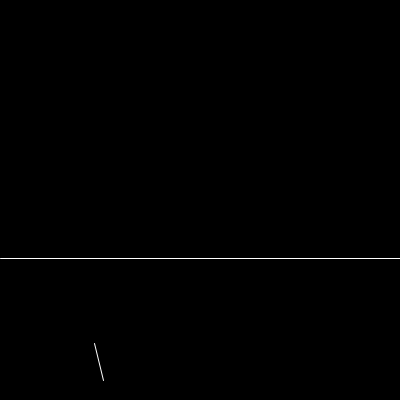
Frame 1 (no input)
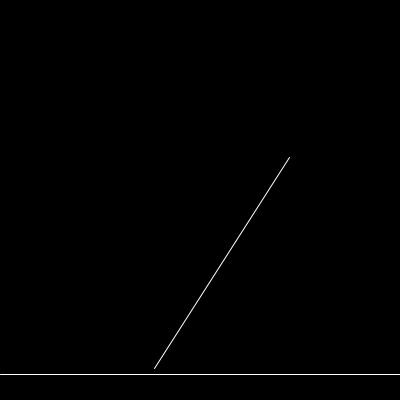
Frame 60 (the mouse pressed at the canvas centre just before this capture)
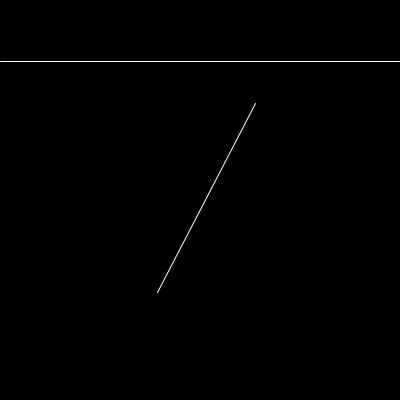
Frame 120 (the mouse held since frame 60 and released just before this capture)

The Processing sketch that drew these frames (run headless with seeded random() and noise(); from frame 60 on, the mouse is pressed at the canvas centre):

// Processing sketch: dinamico_2
// ── dinamico_2.pde
float y;

void setup() {
  size(400,400);
  stroke(255);
}

void draw() {
  background(0);
  y = random(height);
  line(0,y, width ,y);
  line(random(width),random(height),random(width),random(height));
}
